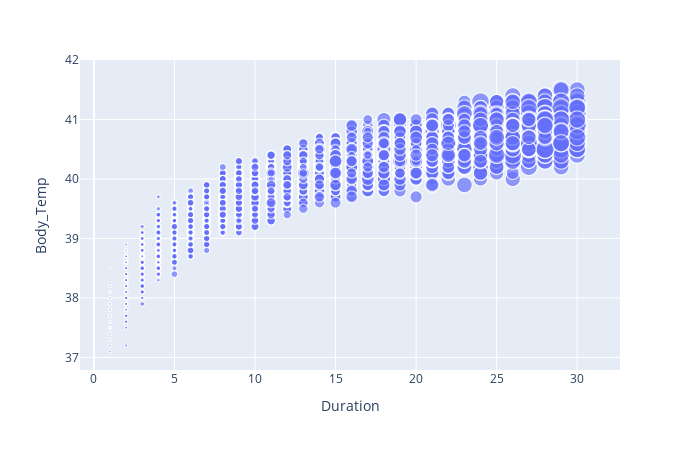

The notebook cell this image was saved under:
### Markdown cell above
* As we can see the `Categorized_BMI` is identically distributed between age groups(the sequence is identical, for example in both `Normal` and `Overweight` ; `Young` comes first , 'Middle-Aged` comes second , etc.)

* An interesting thing is , about `50%` of old individuals have `Normal` weight and another `50%` are `Overweight`.

### Code cell
fig = px.scatter(exercise_train_data , x = "Duration" , y = "Body_Temp" , size = "Calories")

fig.update_layout(      
    width=700,
    height=450,
)

fig.show()

### Figure 1 — Plotly figure (JSON) as saved in the notebook; plotly's stock layout.template omitted (floating-point values rounded to 4 significant figures; data arrays with more than 128 entries replaced by an {"elided": "..."} marker saying what was removed)
{"data": [{"hovertemplate": "Duration=%{x}<br>Body_Temp=%{y}<br>Calories=%{marker.size}<extra></extra>", "legendgroup": "", "marker": {"color": "#636efa", "size": {"elided": "12000 int values"}, "sizemode": "area", "sizeref": 0.7225, "symbol": "circle"}, "mode": "markers", "name": "", "showlegend": false, "type": "scattergl", "x": {"elided": "12000 int values"}, "xaxis": "x", "y": {"elided": "12000 float values"}, "yaxis": "y"}], "layout": {"height": 450, "legend": {"itemsizing": "constant", "tracegroupgap": 0}, "margin": {"t": 60}, "width": 700, "xaxis": {"anchor": "y", "domain": [0, 1], "title": {"text": "Duration"}}, "yaxis": {"anchor": "x", "domain": [0, 1], "title": {"text": "Body_Temp"}}}}
